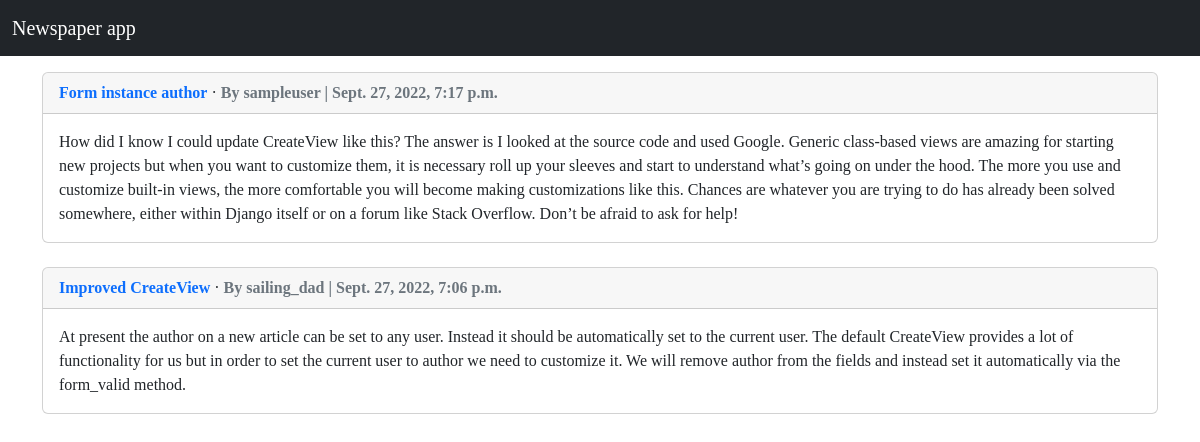
The app's page /articles/, older data.
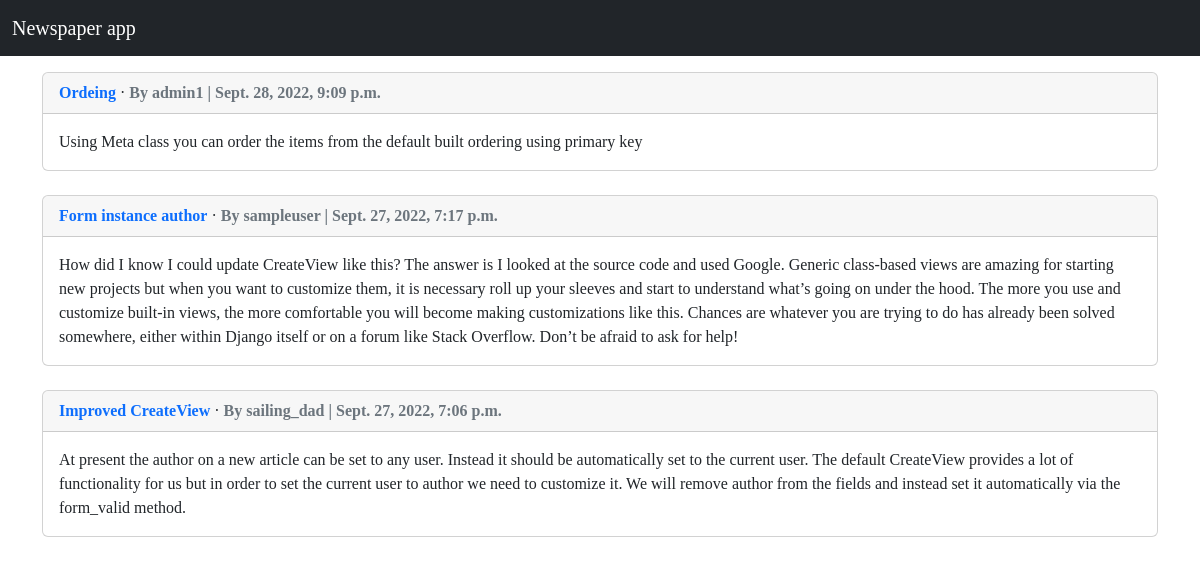
The same page, newer data.
### articles/models.py (models this page shows, shortened)
class Article(models.Model):
    author = models.ForeignKey(get_user_model(), on_delete=models.CASCADE)
    title = models.CharField(max_length=200)
    body = models.TextField()
    date = models.DateTimeField(auto_now_add=True)
    class Meta:
        ordering = ['-date']

### user/models.py (models this page shows)
class CustomUser(AbstractUser):
    age = models.PositiveSmallIntegerField(null=True, blank=True)

### articles/views.py (the view)
# urls.py: path('', ArticlesListView.as_view(), name="articles"),
class ArticlesListView(views.RecentLoginRequiredMixin, ListView):
    model = Article
    template_name = 'article_list.html'
    context_object_name = "articles_list"
    redirect_field_name = 'hollback'
    raise_exception = False
    max_last_login_delta = 300
    login_url = 'login'

### templates/article_list.html (shortened to what this page needs)
{% extends 'base.html' %}
{% block content %}
    <div>
        {% for article in articles_list %}
            <div class="card">
                <div class="card-header">
                    <span class="fw-bold"><a href="{% url 'article_detail' article.pk %}">{{article.title}}</a></span> &middot;
                    {% if user.username == article.author %}
                    <span class="fw-bold text-muted"> By You | {{article.date}}</span>
                    {% else %}
                    <span class="fw-bold text-muted"> By {{article.author}} | {{article.date}}</span>
                    {% endif %}
                </div>
                <div class="card-body">
                    {{article.body}}
                </div>
            </div>
            <br />
        {% endfor %}
    </div>
{% endblock content %}

Row changes from the older to the newer data that the page shows:
added Article: title "Ordeing", author "admin1", date "Sept. 28, 2022, 9:09 p.m.", body "Using Meta class you can order the items from the default built ordering using primary key"
